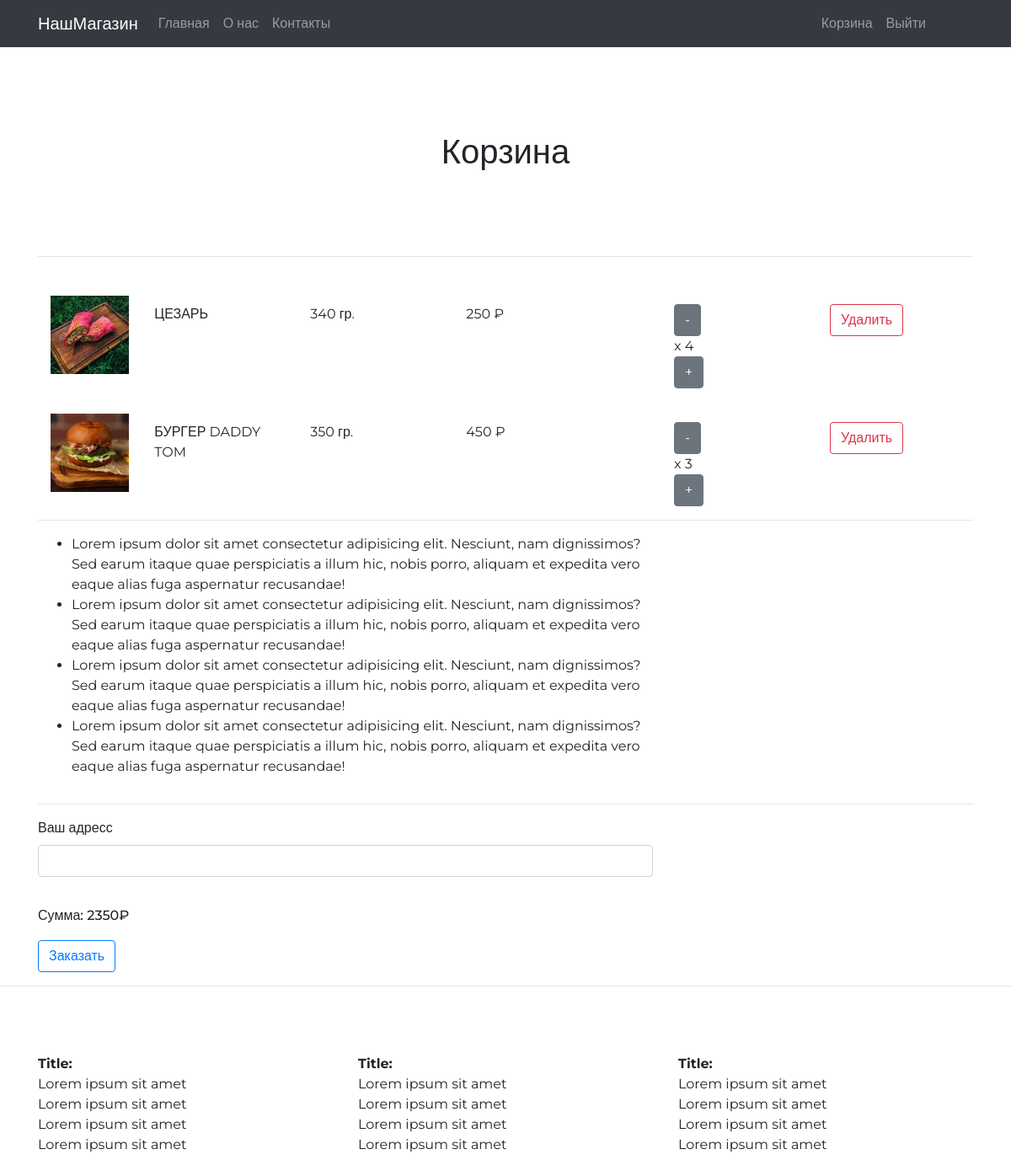
Page /basket/ (signed in) on the earlier database version.
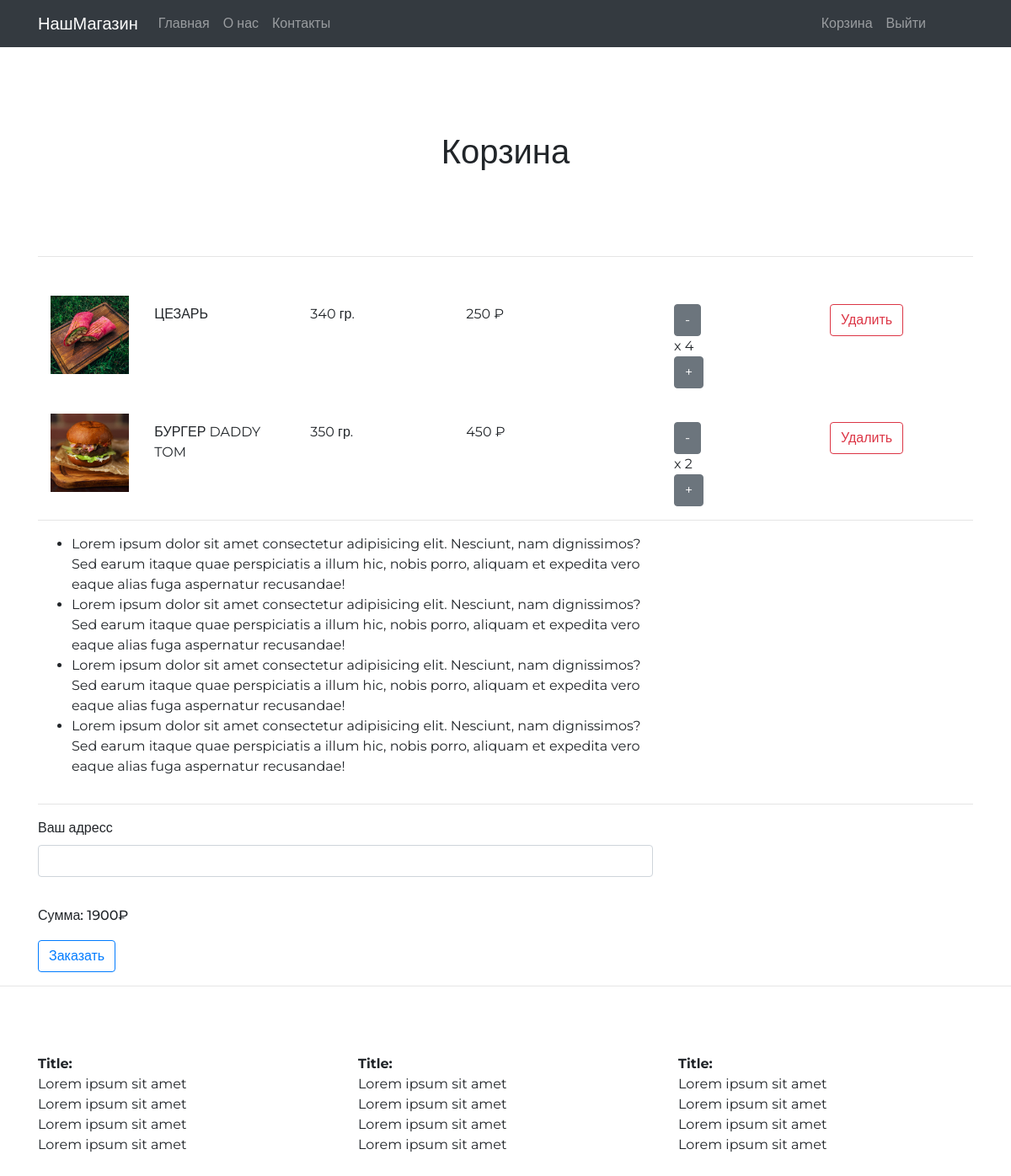
Same page on the later database version.
### shop/models.py (models this page shows, shortened)
class BasketsItem(models.Model):
    user = models.ForeignKey(User, on_delete=models.CASCADE)
    product = models.ForeignKey("Product", on_delete=models.CASCADE)
    num = models.IntegerField()

class Product(models.Model):
    name = models.TextField()
    description = models.TextField()
    weight = models.IntegerField()
    price = models.IntegerField()
    category = models.ForeignKey("Category", on_delete=models.CASCADE)
    image = models.ImageField(upload_to='products_pics')

### shop/views.py (the view, shortened to what this page needs)
# urls.py: path('basket/', views.basket, name='basket-page'),
def basket(request):
    basket = Basket.objects.get(user=request.user)
    basket_items = BasketsItem.objects.filter(user=basket.user)
    total_price = 0
    for item in basket_items:
        total_price += item.product.price * item.num
    ctx = {
        'baskets_item' : basket_items,
        'total_price' : total_price,
        'basket' : basket
    }
    return render(request, 'shop/basket.html', context=ctx)

### shop/templates/shop/basket.html (shortened to what the changed rows need)
{% extends 'shop/base.html' %}
{% load static %}
{% block content %}
<div class="container">
    <h1 class="text-center headline">Корзина</h1>
    <div class="row">
        {% for item in baskets_item  %}
        <div class="col-xs-12 col-lg-12 col-md-12">
            <div class="basketProduct">
                    <div class="col-xs-12 col-sm-8">
                        <div class="row">
                            <div class="col-xs-4 col-sm-2">
                                <img style="width: 100%;" class="img-rounded" src="{{ item.product.image.url }}" alt="">
                            </div>
                            <div class="col-xs-6 col-sm-3">
                                <div class="name"><span>{{ item.product.name }}</span></div>
                            </div>
                            <div class="col-xs-6 col-sm-3">
                                <div class="weight"><span>{{ item.product.weight }}</span> гр.</div>
                            </div>
                            <div class="col-xs-6 col-sm-3">
                                <div class="cost"><span>{{ item.product.price }}</span> ₽</div>
                            </div>
                        </div>
                    </div>
                    <div class="col-xs-6 col-sm-4" >
                        <div class="row">
                            <div class="col-xs-6 col-sm-6">
                                <div class="name">
                                    <form method="POST" action="{% url 'basket-page' %}">
                                        <button class="btn btn-secondary">-</button>
                                    </form>
                                    x {{ item.num }}
                                    <form method="POST" action="{% url 'basket-page' %}">
                                        <button class="btn btn-secondary">+</button>
                                    </form>
                                </div>
                            </div>
                            <form method="POST" action="{% url 'basket-page' %}">
                                <div class="col-xs-6 col-sm-6">
                                    <button type="submit" class="btn btn-outline-danger">Удалить</button>
                                </div>
                            </form>
                        </div>
                    </div>
            </div>
        </div>
        {% endfor %}
    </div>
    <div class="order">
        <form action="{% url 'basket-page' %}" method="POST">
        <div class="row">
            <div class="col-xs-2 col-lg-2">
                <h6 class="total_price">Сумма:   {{ total_price }}₽</h6>
            </div>
        </div>
        </form>
    </div>
</div>
{% endblock content %}

Differences in the rows shown:
changed BasketsItem "БУРГЕР DADDY TOM": num "3" → "2"
Other differences:
{{ total_price }}: "2350" → "1900"
